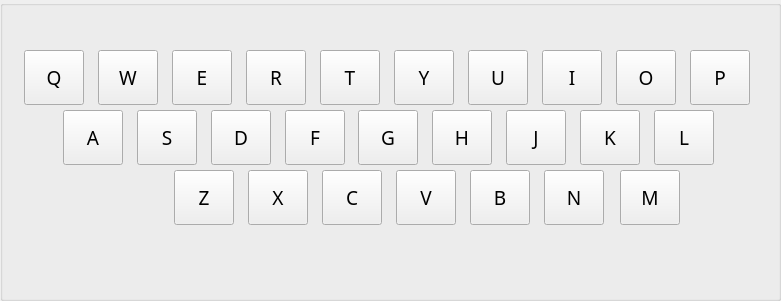
    <widget class="QGroupBox" name="ABC_groupbox">
     <property name="geometry">
      <rect>
       <x>10</x>
       <y>170</y>
       <width>781</width>
       <height>301</height>
      </rect>
     </property>
     <property name="font">
      <font>
       <family>Proxima Nova</family>
       <pointsize>14</pointsize>
      </font>
     </property>
     <property name="title">
      <string/>
     </property>
     <widget class="QPushButton" name="pushButton_27">
      <property name="geometry">
       <rect>
        <x>172</x>
        <y>50</y>
        <width>60</width>
        <height>55</height>
       </rect>
      </property>
      <property name="font">
       <font>
        <family>Proxima Nova</family>
        <pointsize>14</pointsize>
       </font>
      </property>
      <property name="focusPolicy">
       <enum>Qt::NoFocus</enum>
      </property>
      <property name="text">
       <string>E</string>
      </property>
     </widget>
     <widget class="QPushButton" name="pushButton_28">
      <property name="geometry">
       <rect>
        <x>616</x>
        <y>50</y>
        <width>60</width>
        <height>55</height>
       </rect>
      </property>
      <property name="font">
       <font>
        <family>Proxima Nova</family>
        <pointsize>14</pointsize>
       </font>
      </property>
      <property name="focusPolicy">
       <enum>Qt::NoFocus</enum>
      </property>
      <property name="text">
       <string>O</string>
      </property>
     </widget>
     <widget class="QPushButton" name="pushButton_29">
      <property name="geometry">
       <rect>
        <x>246</x>
        <y>50</y>
        <width>60</width>
        <height>55</height>
       </rect>
      </property>
      <property name="font">
       <font>
        <family>Proxima Nova</family>
        <pointsize>14</pointsize>
       </font>
      </property>
      <property name="focusPolicy">
       <enum>Qt::NoFocus</enum>
      </property>
      <property name="text">
       <string>R</string>
      </property>
     </widget>
     <widget class="QPushButton" name="pushButton_30">
      <property name="geometry">
       <rect>
        <x>690</x>
        <y>50</y>
        <width>60</width>
        <height>55</height>
       </rect>
      </property>
      <property name="font">
       <font>
        <family>Proxima Nova</family>
        <pointsize>14</pointsize>
       </font>
      </property>
      <property name="focusPolicy">
       <enum>Qt::NoFocus</enum>
      </property>
      <property name="text">
       <string>P</string>
      </property>
     </widget>
     <widget class="QPushButton" name="pushButton_31">
      <property name="geometry">
       <rect>
        <x>506</x>
        <y>110</y>
        <width>60</width>
        <height>55</height>
       </rect>
      </property>
      <property name="font">
       <font>
        <family>Proxima Nova</family>
        <pointsize>14</pointsize>
       </font>
      </property>
      <property name="focusPolicy">
       <enum>Qt::NoFocus</enum>
      </property>
      <property name="text">
       <string>J</string>
      </property>
     </widget>
     <widget class="QPushButton" name="pushButton_32">
      <property name="geometry">
       <rect>
        <x>248</x>
        <y>170</y>
        <width>60</width>
        <height>55</height>
       </rect>
      </property>
      <property name="font">
       <font>
        <family>Proxima Nova</family>
        <pointsize>14</pointsize>
       </font>
      </property>
      <property name="focusPolicy">
       <enum>Qt::NoFocus</enum>
      </property>
      <property name="text">
       <string>X</string>
      </property>
     </widget>
     <widget class="QPushButton" name="pushButton_33">
      <property name="geometry">
       <rect>
        <x>174</x>
        <y>170</y>
        <width>60</width>
        <height>55</height>
       </rect>
      </property>
      <property name="font">
       <font>
        <family>Proxima Nova</family>
        <pointsize>14</pointsize>
       </font>
      </property>
      <property name="focusPolicy">
       <enum>Qt::NoFocus</enum>
      </property>
      <property name="text">
       <string>Z</string>
      </property>
     </widget>
     <widget class="QPushButton" name="pushButton_34">
      <property name="geometry">
       <rect>
        <x>394</x>
        <y>50</y>
        <width>60</width>
        <height>55</height>
       </rect>
      </property>
      <property name="font">
       <font>
        <family>Proxima Nova</family>
        <pointsize>14</pointsize>
       </font>
      </property>
      <property name="focusPolicy">
       <enum>Qt::NoFocus</enum>
      </property>
      <property name="text">
       <string>Y</string>
      </property>
     </widget>
     <widget class="QPushButton" name="pushButton_35">
      <property name="geometry">
       <rect>
        <x>98</x>
        <y>50</y>
        <width>60</width>
        <height>55</height>
       </rect>
      </property>
      <property name="font">
       <font>
        <family>Proxima Nova</family>
        <pointsize>14</pointsize>
       </font>
      </property>
      <property name="focusPolicy">
       <enum>Qt::NoFocus</enum>
      </property>
      <property name="text">
       <string>W</string>
      </property>
     </widget>
     <widget class="QPushButton" name="pushButton_36">
      <property name="geometry">
       <rect>
        <x>544</x>
        <y>170</y>
        <width>60</width>
        <height>55</height>
       </rect>
      </property>
      <property name="font">
       <font>
        <family>Proxima Nova</family>
        <pointsize>14</pointsize>
       </font>
      </property>
      <property name="focusPolicy">
       <enum>Qt::NoFocus</enum>
      </property>
      <property name="text">
       <string>N</string>
      </property>
     </widget>
     <widget class="QPushButton" name="pushButton_37">
      <property name="geometry">
       <rect>
        <x>358</x>
        <y>110</y>
        <width>60</width>
        <height>55</height>
       </rect>
      </property>
      <property name="font">
       <font>
        <family>Proxima Nova</family>
        <pointsize>14</pointsize>
       </font>
      </property>
      <property name="focusPolicy">
       <enum>Qt::NoFocus</enum>
      </property>
      <property name="text">
       <string>G</string>
      </property>
     </widget>
     <widget class="QPushButton" name="pushButton_38">
      <property name="geometry">
       <rect>
        <x>211</x>
        <y>110</y>
        <width>60</width>
        <height>55</height>
       </rect>
      </property>
      <property name="font">
       <font>
        <family>Proxima Nova</family>
        <pointsize>14</pointsize>
       </font>
      </property>
      <property name="focusPolicy">
       <enum>Qt::NoFocus</enum>
      </property>
      <property name="text">
       <string>D</string>
      </property>
     </widget>
     <widget class="QPushButton" name="pushButton_39">
      <property name="geometry">
       <rect>
        <x>468</x>
        <y>50</y>
        <width>60</width>
        <height>55</height>
       </rect>
      </property>
      <property name="font">
       <font>
        <family>Proxima Nova</family>
        <pointsize>14</pointsize>
       </font>
      </property>
      <property name="focusPolicy">
       <enum>Qt::NoFocus</enum>
      </property>
      <property name="text">
       <string>U</string>
      </property>
     </widget>
     <widget class="QPushButton" name="pushButton_40">
      <property name="geometry">
       <rect>
        <x>396</x>
        <y>170</y>
        <width>60</width>
        <height>55</height>
       </rect>
      </property>
      <property name="font">
       <font>
        <family>Proxima Nova</family>
        <pointsize>14</pointsize>
       </font>
      </property>
      <property name="focusPolicy">
       <enum>Qt::NoFocus</enum>
      </property>
      <property name="text">
       <string>V</string>
      </property>
     </widget>
     <widget class="QPushButton" name="pushButton_41">
      <property name="geometry">
       <rect>
        <x>620</x>
        <y>170</y>
        <width>60</width>
        <height>55</height>
       </rect>
      </property>
      <property name="font">
       <font>
        <family>Proxima Nova</family>
        <pointsize>14</pointsize>
       </font>
      </property>
      <property name="focusPolicy">
       <enum>Qt::NoFocus</enum>
      </property>
      <property name="text">
       <string>M</string>
      </property>
     </widget>
     <widget class="QPushButton" name="pushButton_42">
      <property name="geometry">
       <rect>
        <x>470</x>
        <y>170</y>
        <width>60</width>
        <height>55</height>
       </rect>
      </property>
      <property name="font">
       <font>
        <family>Proxima Nova</family>
        <pointsize>14</pointsize>
       </font>
      </property>
      <property name="focusPolicy">
       <enum>Qt::NoFocus</enum>
      </property>
      <property name="text">
       <string>B</string>
      </property>
     </widget>
     <widget class="QPushButton" name="pushButton_43">
      <property name="geometry">
       <rect>
        <x>322</x>
        <y>170</y>
        <width>60</width>
        <height>55</height>
       </rect>
      </property>
      <property name="font">
       <font>
        <family>Proxima Nova</family>
        <pointsize>14</pointsize>
       </font>
      </property>
      <property name="focusPolicy">
       <enum>Qt::NoFocus</enum>
      </property>
      <property name="text">
       <string>C</string>
      </property>
     </widget>
     <widget class="QPushButton" name="pushButton_44">
      <property name="geometry">
       <rect>
        <x>285</x>
        <y>110</y>
        <width>60</width>
        <height>55</height>
       </rect>
      </property>
      <property name="font">
       <font>
        <family>Proxima Nova</family>
        <pointsize>14</pointsize>
       </font>
      </property>
      <property name="focusPolicy">
       <enum>Qt::NoFocus</enum>
      </property>
      <property name="text">
       <string>F</string>
      </property>
     </widget>
     <widget class="QPushButton" name="pushButton_45">
      <property name="geometry">
       <rect>
        <x>137</x>
        <y>110</y>
        <width>60</width>
        <height>55</height>
       </rect>
      </property>
      <property name="font">
       <font>
        <family>Proxima Nova</family>
        <pointsize>14</pointsize>
       </font>
      </property>
      <property name="focusPolicy">
       <enum>Qt::NoFocus</enum>
      </property>
      <property name="text">
       <string>S</string>
      </property>
     </widget>
     <widget class="QPushButton" name="pushButton_46">
      <property name="geometry">
       <rect>
        <x>63</x>
        <y>110</y>
        <width>60</width>
        <height>55</height>
       </rect>
      </property>
      <property name="font">
       <font>
        <family>Proxima Nova</family>
        <pointsize>14</pointsize>
       </font>
      </property>
      <property name="focusPolicy">
       <enum>Qt::NoFocus</enum>
      </property>
      <property name="text">
       <string>A</string>
      </property>
     </widget>
     <widget class="QPushButton" name="pushButton_47">
      <property name="geometry">
       <rect>
        <x>320</x>
        <y>50</y>
        <width>60</width>
        <height>55</height>
       </rect>
      </property>
      <property name="font">
       <font>
        <family>Proxima Nova</family>
        <pointsize>14</pointsize>
       </font>
      </property>
      <property name="focusPolicy">
       <enum>Qt::NoFocus</enum>
      </property>
      <property name="text">
       <string>T</string>
      </property>
     </widget>
     <widget class="QPushButton" name="pushButton_48">
      <property name="geometry">
       <rect>
        <x>542</x>
        <y>50</y>
        <width>60</width>
        <height>55</height>
       </rect>
      </property>
      <property name="font">
       <font>
        <family>Proxima Nova</family>
        <pointsize>14</pointsize>
       </font>
      </property>
      <property name="focusPolicy">
       <enum>Qt::NoFocus</enum>
      </property>
      <property name="text">
       <string>I</string>
      </property>
     </widget>
     <widget class="QPushButton" name="pushButton_49">
      <property name="geometry">
       <rect>
        <x>654</x>
        <y>110</y>
        <width>60</width>
        <height>55</height>
       </rect>
      </property>
      <property name="font">
       <font>
        <family>Proxima Nova</family>
        <pointsize>14</pointsize>
       </font>
      </property>
      <property name="focusPolicy">
       <enum>Qt::NoFocus</enum>
      </property>
      <property name="text">
       <string>L</string>
      </property>
     </widget>
     <widget class="QPushButton" name="pushButton_50">
      <property name="geometry">
       <rect>
        <x>432</x>
        <y>110</y>
        <width>60</width>
        <height>55</height>
       </rect>
      </property>
      <property name="font">
       <font>
        <family>Proxima Nova</family>
        <pointsize>14</pointsize>
       </font>
      </property>
      <property name="focusPolicy">
       <enum>Qt::NoFocus</enum>
      </property>
      <property name="text">
       <string>H</string>
      </property>
     </widget>
     <widget class="QPushButton" name="pushButton_51">
      <property name="geometry">
       <rect>
        <x>24</x>
        <y>50</y>
        <width>60</width>
        <height>55</height>
       </rect>
      </property>
      <property name="font">
       <font>
        <family>Proxima Nova</family>
        <pointsize>14</pointsize>
       </font>
      </property>
      <property name="focusPolicy">
       <enum>Qt::NoFocus</enum>
      </property>
      <property name="text">
       <string>Q</string>
      </property>
     </widget>
     <widget class="QPushButton" name="pushButton_52">
      <property name="geometry">
       <rect>
        <x>580</x>
        <y>110</y>
        <width>60</width>
        <height>55</height>
       </rect>
      </property>
      <property name="font">
       <font>
        <family>Proxima Nova</family>
        <pointsize>14</pointsize>
       </font>
      </property>
      <property name="focusPolicy">
       <enum>Qt::NoFocus</enum>
      </property>
      <property name="text">
       <string>K</string>
      </property>
     </widget>
    </widget>
